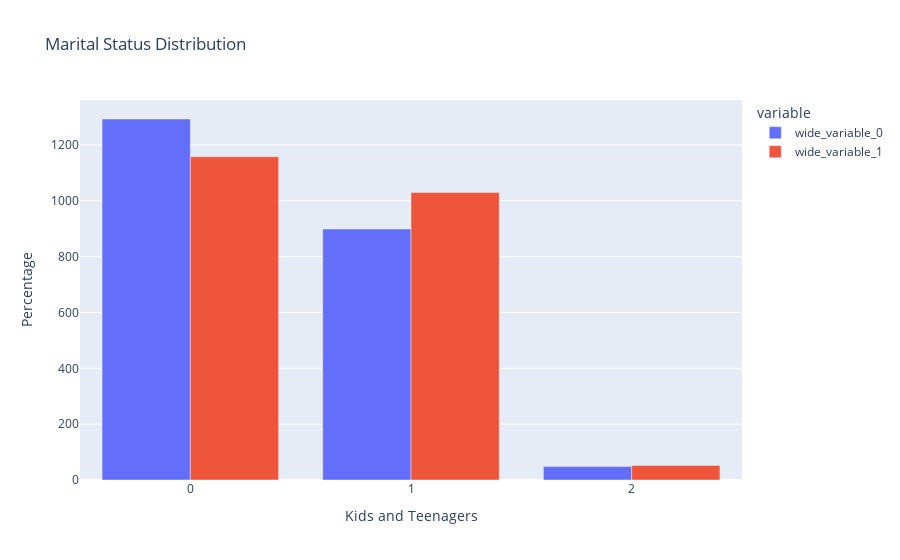

This figure's notebook cell:
### Markdown cell above
Approximately 64% of customers have partners or wives, showing a strong presence of family units in the consumer base. These clients may be more interested in home-related products and services, such as domestic equipment, family-friendly entertainment alternatives, and convenience items.

### Code cell
kidhome = df['Kidhome'].value_counts()
teenhome = df['Teenhome'].value_counts()
fig = px.bar(x=kidhome.index, y=[kidhome.values, teenhome.values], title='Marital Status Distribution', barmode='group')
fig.update_xaxes(title_text='Kids and Teenagers')
fig.update_yaxes(title_text='Percentage')
fig.show()

### Figure 1 — Plotly figure (JSON) as saved in the notebook; plotly's stock layout.template omitted (floating-point values rounded to 4 significant figures)
{"data": [{"alignmentgroup": "True", "hovertemplate": "variable=wide_variable_0<br>x=%{x}<br>value=%{y}<extra></extra>", "legendgroup": "wide_variable_0", "marker": {"color": "#636efa", "pattern": {"shape": ""}}, "name": "wide_variable_0", "offsetgroup": "wide_variable_0", "orientation": "v", "showlegend": true, "textposition": "auto", "type": "bar", "x": [0, 1, 2], "xaxis": "x", "y": [1293, 899, 48], "yaxis": "y"}, {"alignmentgroup": "True", "hovertemplate": "variable=wide_variable_1<br>x=%{x}<br>value=%{y}<extra></extra>", "legendgroup": "wide_variable_1", "marker": {"color": "#EF553B", "pattern": {"shape": ""}}, "name": "wide_variable_1", "offsetgroup": "wide_variable_1", "orientation": "v", "showlegend": true, "textposition": "auto", "type": "bar", "x": [0, 1, 2], "xaxis": "x", "y": [1158, 1030, 52], "yaxis": "y"}], "layout": {"autosize": true, "barmode": "group", "legend": {"title": {"text": "variable"}, "tracegroupgap": 0}, "title": {"text": "Marital Status Distribution"}, "xaxis": {"anchor": "y", "autorange": true, "domain": [0, 1], "range": [-0.5, 2.5], "title": {"text": "Kids and Teenagers"}, "type": "linear"}, "yaxis": {"anchor": "x", "autorange": true, "domain": [0, 1], "range": [0, 1361.0], "title": {"text": "Percentage"}, "type": "linear"}}}
